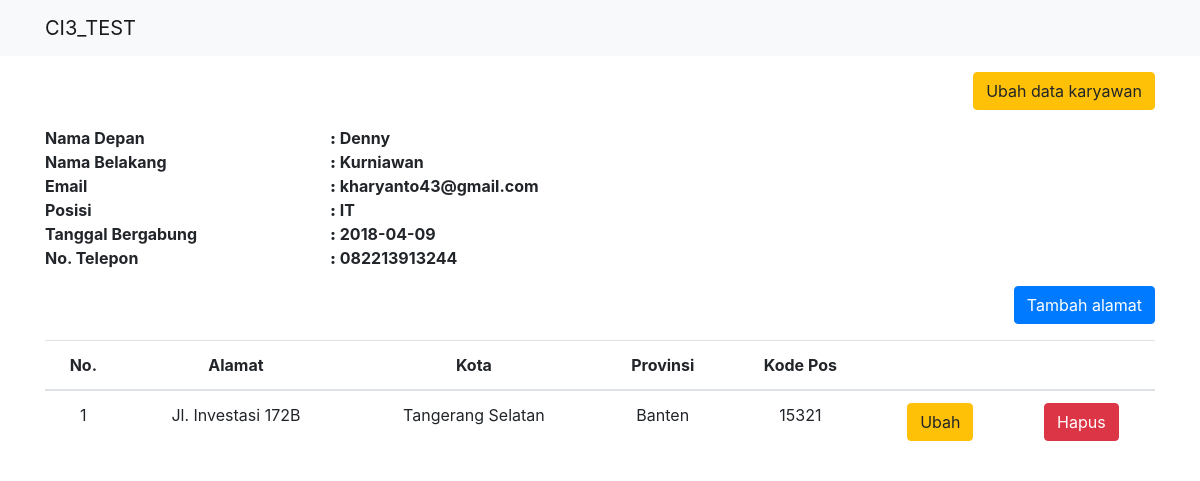
The page /employee/detail/1 on the database its author committed.
### tables this page shows
CREATE TABLE `employee` (
  `employee_id` int(11) NOT NULL,
  `first_name` varchar(25) NOT NULL,
  `last_name` varchar(25) NOT NULL,
  `email` varchar(100) NOT NULL,
  `position` varchar(100) NOT NULL,
  `join_date` date NOT NULL,
  `phone` varchar(25) NOT NULL,
  `create_by` int(11) NOT NULL,
  `create_at` int(11) NOT NULL
);

CREATE TABLE `employee_address` (
  `employee_id` int(11) NOT NULL,
  `address` text NOT NULL,
  `city` varchar(100) NOT NULL,
  `province` varchar(100) NOT NULL,
  `zip_code` varchar(5) NOT NULL,
  `description` text NOT NULL
);

### application/controllers/Employee.php (called while the page is built, shortened)
<?php
	class Employee extends CI_Controller{
		public function __construct(){
			$this->load->model('Employee_model');
			$this->load->model('Address_model');
		}
		public function detail($id){
			$data['judul'] = 'Data Karyawan';
			$data['karyawan'] = $this->Employee_model->selectbyid($id);
			$data['alamat'] = $this->Address_model->selectbyid($id);
			$this->load->view('templates/header', $data);
			$this->load->view('employee/detail', $data);
			$this->load->view('templates/footer');
		}
	}

### index.php (called while the page is built, shortened)
<?php
require_once BASEPATH.'core/CodeIgniter.php';

### application/models/Employee_model.php (called while the page is built, shortened)
<?php
    class Employee_model extends CI_Model{
        public function selectbyid($id){
            return $this->db->get_where('employee', ['employee_id' => $id])->row_array();
        }
    }

### application/models/Address_model.php (called while the page is built, shortened)
<?php
    class Address_model extends CI_Model{
        public function selectbyid($id){
            return $this->db->get_where('employee_address', ['employee_id' => $id])->result_array();
        }
    }

### application/views/employee/detail.php (the view, shortened to what this page needs)
<div class="container">
    <div class="row mt-3">
        <div class="col-md-12">
            <a href="<?= base_url('employee/edit/') . $karyawan['employee_id']; ?>"  class="btn btn-warning float-right">Ubah data karyawan</a>
        </div>
    </div>
    <dl class="row mt-3">
        <dt class="col-md-3">Nama Depan</dt>
        <dt class="col-md-9"><b>:</b> <?= $karyawan['first_name']; ?></dt>
        <dt class="col-md-3">Nama Belakang</dt>
        <dt class="col-md-9"><b>:</b> <?= $karyawan['last_name']; ?></dt>
        <dt class="col-md-3">Email</dt>
        <dt class="col-md-9"><b>:</b> <?= $karyawan['email']; ?></dt>
        <dt class="col-md-3">Posisi</dt>
        <dt class="col-md-9"><b>:</b> <?= $karyawan['position']; ?></dt>
        <dt class="col-md-3">Tanggal Bergabung</dt>
        <dt class="col-md-9"><b>:</b> <?= $karyawan['join_date']; ?></dt>
        <dt class="col-md-3">No. Telepon</dt>
        <dt class="col-md-9"><b>:</b> <?= $karyawan['phone']; ?></dt>
    </dl>
    <div class="row mt-3">
        <div class="col-md-12">
            <a href="<?= base_url('address/tambah/') . $karyawan['employee_id']; ?>"  class="btn btn-primary float-right">Tambah alamat</a>
        </div>
    </div>
    <div class="row mt-3">
        <div class="col-md-12 mx-auto text-center">
            <table class="table table-stdiped">
                <thead>
                    <tr>
                        <th>No.</th>
                        <th>Alamat</th>
                        <th>Kota</th>
                        <th>Provinsi</th>
                        <th>Kode Pos</th>
                        <th colspan="2"></th>
                    </tr>
                </thead>
                <tbody>
                    <?php
                        $no = 1;
                        foreach ($alamat as $row) {
                    ?>
                            <tr>
                                <td><?= $no; ?></td>
                                <td><?= $row['address']; ?></td>
                                <td><?= $row['city']; ?></td>
                                <td><?= $row['province']; ?></td>
                                <td><?= $row['zip_code']; ?></td>
                                <td>
                                    <a href="<?= base_url('address/edit/') . $karyawan['employee_id'] . '/' . $row['address_id']; ?>" class="btn btn-warning">Ubah</a>
                                </td>
                                <td>
                                    <a href="<?= base_url('address/hapus/') . $karyawan['employee_id'] . '/' . $row['address_id']; ?>" class="btn btn-danger" onclick="return confirm('Hapus alamat ini?')">Hapus</a>
                                </td>
                            </tr>
                    <?php
                            $no++;
                        }
                    ?>
                </tbody>
            </table>
        </div>
    </div>
</div>

### rows shown on the page
employee: first_name "Denny", last_name "Kurniawan", email "kharyanto43@gmail.com", position "IT", join_date "2018-04-09", phone "082213913244"
employee_address: address "Jl. Investasi 172B", city "Tangerang Selatan", province "Banten", zip_code "15321"
